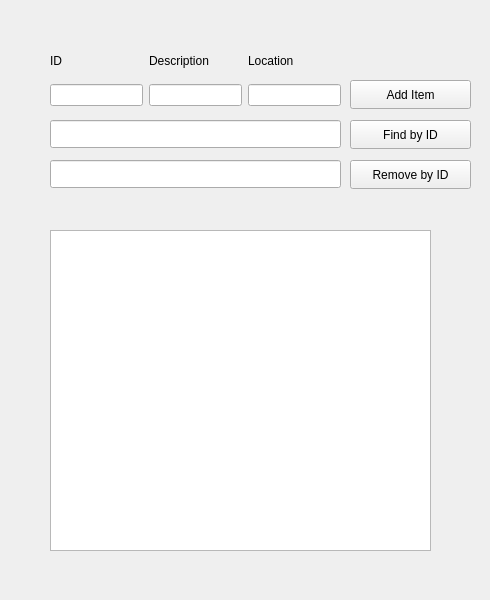
<?xml version="1.0" encoding="UTF-8"?>
<ui version="4.0">
 <class>MainWindow</class>
 <widget class="QMainWindow" name="MainWindow">
  <property name="geometry">
   <rect>
    <x>0</x>
    <y>0</y>
    <width>490</width>
    <height>600</height>
   </rect>
  </property>
  <property name="windowTitle">
   <string>MainWindow</string>
  </property>
  <widget class="QWidget" name="centralwidget">
   <widget class="QPushButton" name="addItemButton">
    <property name="geometry">
     <rect>
      <x>350</x>
      <y>80</y>
      <width>121</width>
      <height>29</height>
     </rect>
    </property>
    <property name="text">
     <string>Add Item</string>
    </property>
   </widget>
   <widget class="QPushButton" name="findItemButton">
    <property name="geometry">
     <rect>
      <x>350</x>
      <y>120</y>
      <width>121</width>
      <height>29</height>
     </rect>
    </property>
    <property name="text">
     <string>Find by ID</string>
    </property>
   </widget>
   <widget class="QPushButton" name="removeItemButton">
    <property name="geometry">
     <rect>
      <x>350</x>
      <y>160</y>
      <width>121</width>
      <height>29</height>
     </rect>
    </property>
    <property name="text">
     <string>Remove by ID</string>
    </property>
   </widget>
   <widget class="QLineEdit" name="findIdInput">
    <property name="geometry">
     <rect>
      <x>50</x>
      <y>120</y>
      <width>291</width>
      <height>28</height>
     </rect>
    </property>
   </widget>
   <widget class="QLineEdit" name="removeIdInput">
    <property name="geometry">
     <rect>
      <x>50</x>
      <y>160</y>
      <width>291</width>
      <height>28</height>
     </rect>
    </property>
   </widget>
   <widget class="QListWidget" name="itemList">
    <property name="geometry">
     <rect>
      <x>50</x>
      <y>230</y>
      <width>381</width>
      <height>321</height>
     </rect>
    </property>
   </widget>
   <widget class="QWidget" name="">
    <property name="geometry">
     <rect>
      <x>50</x>
      <y>80</y>
      <width>291</width>
      <height>30</height>
     </rect>
    </property>
    <layout class="QHBoxLayout" name="horizontalLayout">
     <item>
      <widget class="QLineEdit" name="idInput">
       <property name="text">
        <string/>
       </property>
      </widget>
     </item>
     <item>
      <widget class="QLineEdit" name="descInput">
       <property name="text">
        <string/>
       </property>
      </widget>
     </item>
     <item>
      <widget class="QLineEdit" name="locInput">
       <property name="text">
        <string/>
       </property>
      </widget>
     </item>
    </layout>
   </widget>
   <widget class="QWidget" name="">
    <property name="geometry">
     <rect>
      <x>50</x>
      <y>50</y>
      <width>291</width>
      <height>22</height>
     </rect>
    </property>
    <layout class="QHBoxLayout" name="horizontalLayout_2">
     <item>
      <widget class="QLabel" name="label">
       <property name="text">
        <string>ID</string>
       </property>
      </widget>
     </item>
     <item>
      <widget class="QLabel" name="label_3">
       <property name="text">
        <string>Description</string>
       </property>
      </widget>
     </item>
     <item>
      <widget class="QLabel" name="label_2">
       <property name="text">
        <string>Location</string>
       </property>
      </widget>
     </item>
    </layout>
   </widget>
  </widget>
 </widget>
 <resources/>
 <connections/>
</ui>
